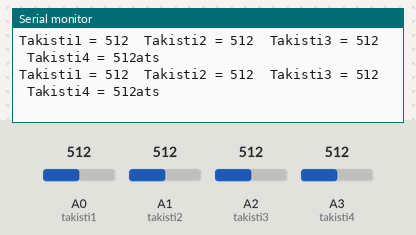
The sketch below on a simulated Arduino Uno, built with avr-gcc and run on an emulated ATmega328P. Parts: the last lines printed to the serial monitor. The inputs (shaded band) are chosen by the test bench; at power-on: A0 (takisti1) = 512, A1 (takisti2) = 512, A2 (takisti3) = 512, A3 (takisti4) = 512.

Above: at 1.2 s.
1.3 s: A0 (takisti1) set to 108
At 1.5 s:
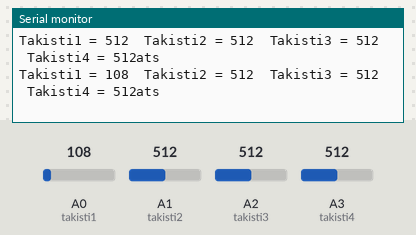
4.3 s: A0 (takisti1) set to 93
At 4.4 s:
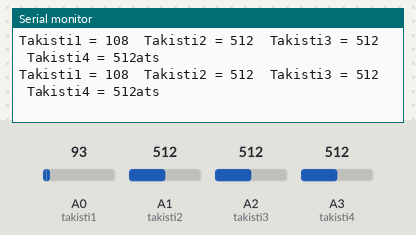
Timing chart, 0 to 7.3 s (numbered marks = the images above; inputs shaded):
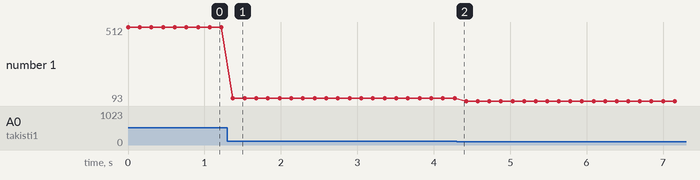

Measured:
- after the input at 1.3 s, the serial monitor: prints a new line after 0.07 s (image 1)
- plotted number 1: 512 → 108 after the input at 1.3 s, 108 → 93 after the input at 4.3 s

The sketch:

TakistiteKalibreerimine.ino
```cpp
int takisti1 = 0;
int takisti2 = 1;
int takisti3 = 2;
int takisti4 = 3;

int takisti1Reading;
int takisti2Reading;
int takisti3Reading;
int takisti4Reading;

void setup() {
  // put your setup code here, to run once:
  Serial.begin(9600);

}

void loop() {
  // put your main code here, to run repeatedly:
  takisti1Reading = analogRead(takisti1);
  takisti2Reading = analogRead(takisti2);
  takisti3Reading = analogRead(takisti3);
  takisti4Reading = analogRead(takisti4);
  Serial.print("Takisti1 = ");
  Serial.print(takisti1Reading);
  Serial.print("  Takisti2 = ");
  Serial.print(takisti2Reading);
  Serial.print("  Takisti3 = ");
  Serial.print(takisti3Reading);
  Serial.print("  Takisti4 = ");
  Serial.print(takisti4Reading);


  Serial.println("ats");

  delay(150);
}
```
